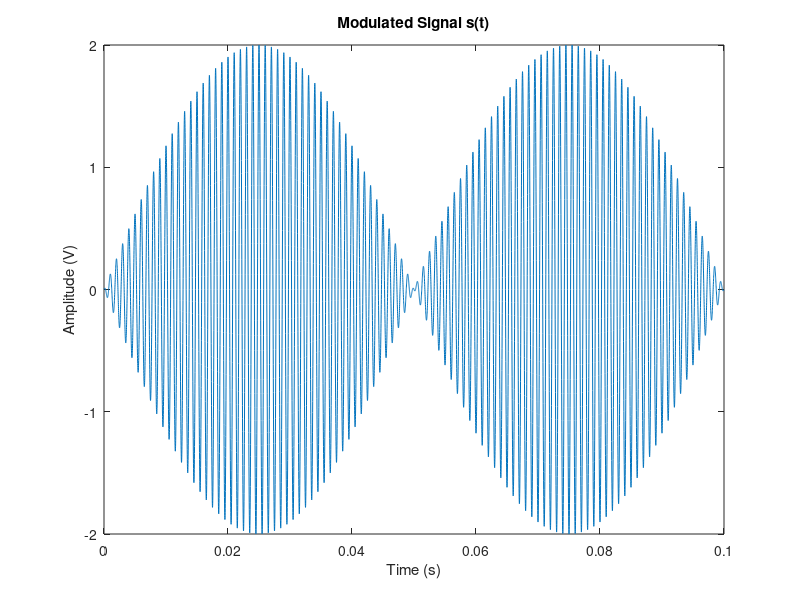

The MATLAB source for this figure:
% Define the carrier signal parameters
fc = 1000;      % Carrier frequency
Ac = 4;         % Carrier amplitude
fs = 100000;       % Sampling frequency
fm = 10;         % Message frequency
Am = 2;          % Message amplitude
T = 1/fm;        % Duration of one cycle
t = 0:1/fs:T-1/fs;   % Time vector

% Generate the message signal
m = Am*sin(2*pi*fm*t);

% Modulate the message signal using DSB-SC modulation
s = m.*cos(2*pi*fc*t);

% Plot the modulated signal in time domain
figure;
plot(t,s);
xlabel('Time (s)');
ylabel('Amplitude (V)');
title('Modulated Signal s(t)');
